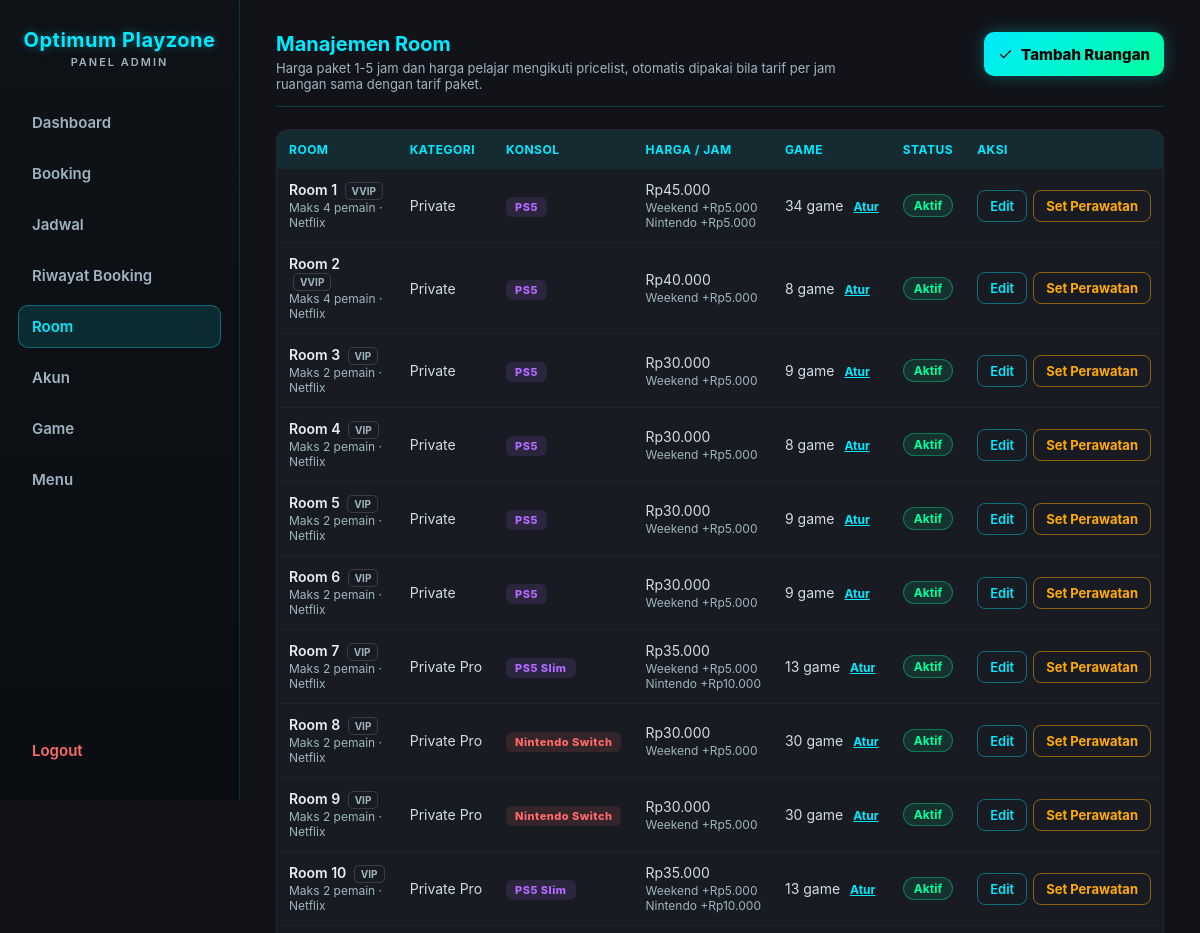
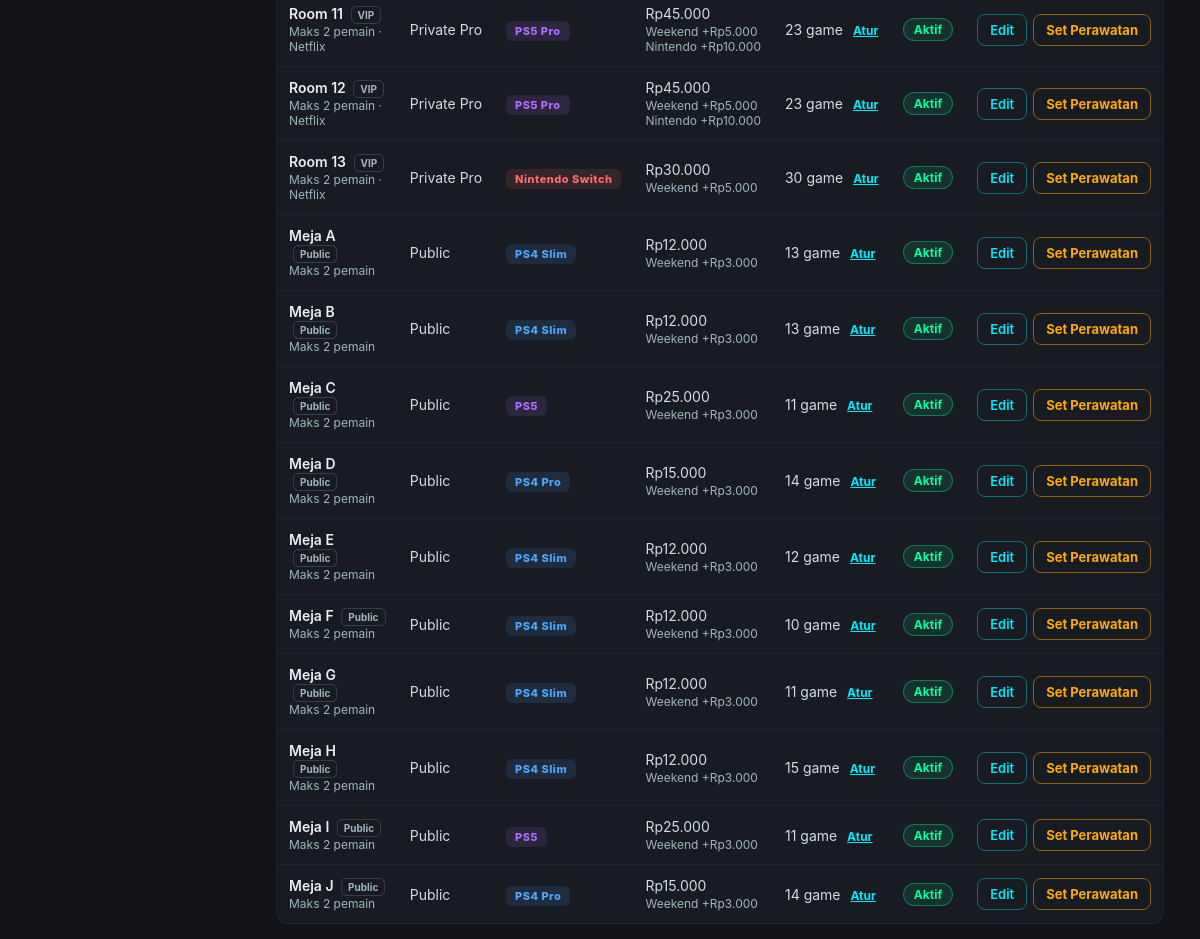
The page /KITSUNE-ADMIN.php?page=room (signed in) on the database its author committed (2 pictures, top to bottom).
### tables this page shows
CREATE TABLE `rooms` (
  `id` int(11) NOT NULL AUTO_INCREMENT,
  `title` varchar(100) NOT NULL,
  `category` enum('private','private_pro','public') NOT NULL DEFAULT 'private',
  `tier` varchar(10) NOT NULL DEFAULT 'VIP',
  `console_type` enum('PS4','PS5','SWITCH') NOT NULL DEFAULT 'PS5',
  `console_model` varchar(30) NOT NULL DEFAULT 'PS5',
  `price` int(11) NOT NULL,
  `weekend_extra` int(11) NOT NULL DEFAULT 0,
  `nintendo_extra` int(11) DEFAULT NULL,
  `max_players` tinyint(4) NOT NULL DEFAULT 2,
  `has_netflix` tinyint(1) NOT NULL DEFAULT 0,
  `image` varchar(255) DEFAULT NULL,
  `description` text DEFAULT NULL,
  `status` enum('available','unavailable') NOT NULL DEFAULT 'available',
  `created_at` timestamp NOT NULL DEFAULT current_timestamp(),
  PRIMARY KEY (`id`)
);

### booking_lib.php (called while the page is built, shortened)
<?php
function pricingJson() {
  return json_encode(['packages' => PRICE_PACKAGES, 'student' => STUDENT_PRICES]);
}

### db.php (called while the page is built, shortened)
<?php
function passwordSig($hash) {
  return substr(hash('sha256', (string) $hash), 0, 16);
}
function isAdminSession($conn) {
  $id = intval($_SESSION['admin_id']);
  $stmt = $conn->prepare("SELECT password FROM users WHERE id = ? AND role = 'admin'");
  $stmt->bind_param("i", $id);
  $stmt->execute();
  $row = $stmt->get_result()->fetch_assoc();
  $ok = $row && (empty($_SESSION['admin_pw_sig']) || hash_equals($_SESSION['admin_pw_sig'], passwordSig($row['password'])));
  return $ok;
}

### KITSUNE-ADMIN.php (the view, shortened to what this page needs)
<?php
require __DIR__ . '/db.php';
require_once __DIR__ . '/booking_lib.php';
require __DIR__ . '/icons.php';
function jsArg($v) {
  return htmlspecialchars(json_encode($v, JSON_HEX_TAG | JSON_HEX_APOS | JSON_HEX_QUOT | JSON_HEX_AMP | JSON_INVALID_UTF8_SUBSTITUTE), ENT_QUOTES);
}
$isAdmin = isAdminSession($conn);
$navItems = ['dashboard' => 'Dashboard', 'booking' => 'Booking', 'jadwal' => 'Jadwal', 'riwayat' => 'Riwayat Booking',
             'room' => 'Room', 'akun' => 'Akun', 'game' => 'Game', 'menu' => 'Menu'];
$page    = $_GET['page'] ?? 'dashboard';
?>
<!DOCTYPE html>
<html>
<head>
  <link rel="stylesheet" href="admin.css?v=<?= filemtime(__DIR__ . '/admin.css') ?>">
</head>
<body data-open-sec="<?= BOOKING_OPEN_SEC ?>" data-close-sec="<?= BOOKING_CLOSE_SEC ?>" data-pricing="<?= htmlspecialchars(pricingJson()) ?>">
<?php if (!$isAdmin): ?>
  <div class="login-box">
    <h2>Optimum Playzone<span class="brand-sub">Login Admin</span></h2>
    <?php if (isset($error)): ?>
      <p class="error"><?= htmlspecialchars($error) ?></p>
    <?php endif; ?>
    <form method="post">
      <input name="username" placeholder="Username" required>
      <input type="password" name="password" placeholder="Password" required>
      <button name="login">Login</button>
    </form>
  </div>
<?php else: ?>
<nav class="sidebar">
  <h2>Optimum Playzone<span class="brand-sub">Panel Admin</span></h2>
  <?php foreach ($navItems as $key => $label): ?>
    <a href="?page=<?= $key ?>" data-nav="<?= $key ?>"<?= $page === $key ? ' class="active"' : '' ?>><?= $label ?>
    </a>
  <?php endforeach; ?>
  <form method="post" class="logout-form">
    <button type="submit" name="logout" value="1">Logout</button>
  </form>
</nav>
<main>
<?php if ($page === 'dashboard'): ?>
  <?php
    releaseNoShows($conn);
    $now        = time();
    $todayStart = strtotime('today', $now);
    $monthStart = strtotime(date('Y-m-01', $now));
    $monthEnd   = strtotime('+1 month', $monthStart);
    $bulanNama  = ['Januari','Februari','Maret','April','Mei','Juni','Juli','Agustus','September','Oktober','November','Desember'];
    $bulanIni   = $bulanNama[intval(date('n', $now)) - 1] . ' ' . date('Y', $now);
    $revenueSince = function ($from) use ($conn) {
      $stmt = $conn->prepare("SELECT COALESCE(SUM(p.amount), 0) AS s FROM booking_payments p JOIN bookings b ON b.id = p.booking_id WHERE b.payment_status <> 'cancelled' AND p.paid_at >= ?");
      $stmt->bind_param("i", $from);
      $stmt->execute();
      $s = intval($stmt->get_result()->fetch_assoc()['s']);
      $stmt->close();
      return $s;
    };
    $revToday = $revenueSince($todayStart);
    $revMonth = $revenueSince($monthStart);
    $tomorrow = $todayStart + 86400;
    $stmt = $conn->prepare("SELECT COUNT(*) AS n FROM bookings WHERE payment_status <> 'cancelled' AND start_time >= ? AND start_time < ?");
    $stmt->bind_param("ii", $todayStart, $tomorrow);
    $stmt->execute();
    $bookToday = intval($stmt->get_result()->fetch_assoc()['n']);
    $stmt->close();
    $monthStartSql = date('Y-m-d 00:00:00', $monthStart);
    $stmt = $conn->prepare("SELECT COALESCE(SUM(quantity * unit_price), 0) AS s FROM menu_orders WHERE status = 'selesai' AND created_at >= ?");
    $stmt->bind_param("s", $monthStartSql);
    $stmt->execute();
    $menuMonth = intval($stmt->get_result()->fetch_assoc()['s']);
    $stmt->close();
    $days = [];
    for ($i = 13; $i >= 0; $i--) {
      $d = strtotime("-$i day", $todayStart);
      $days[date('Y-m-d', $d)] = ['ts' => $d, 'sum' => 0, 'count' => 0];
    }
    $chartFrom = reset($days)['ts'];
    $stmt = $conn->prepare("
      SELECT DATE(FROM_UNIXTIME(p.paid_at)) AS d, SUM(p.amount) AS s, COUNT(*) AS n
      FROM booking_payments p JOIN bookings b ON b.id = p.booking_id
      WHERE b.payment_status <> 'cancelled' AND p.paid_at >= ?
      GROUP BY d
    ");
    $stmt->bind_param("i", $chartFrom);
    $stmt->execute();
    $res = $stmt->get_result();
    while ($row = $res->fetch_assoc()) {
      if (isset($days[$row['d']])) {
        $days[$row['d']]['sum'] = intval($row['s']);
        $days[$row['d']]['count'] = intval($row['n']);
      }
    }
    $stmt->close();
    $maxDay = max(1, max(array_column($days, 'sum')));
    $stmt = $conn->prepare("SELECT payment_status, source, COUNT(*) AS n FROM bookings WHERE start_time >= ? AND start_time < ? GROUP BY payment_status, source");
    $stmt->bind_param("ii", $monthStart, $monthEnd);
    $stmt->execute();
    $byStatus = ['paid' => 0, 'unpaid' => 0, 'cancelled' => 0];
    $bySource = ['online' => 0, 'walkin' => 0];
    $res = $stmt->get_result();
    while ($row = $res->fetch_assoc()) {
      $byStatus[$row['payment_status']] = ($byStatus[$row['payment_status']] ?? 0) + intval($row['n']);
      if ($row['payment_status'] !== 'cancelled') $bySource[$row['source']] += intval($row['n']);
    }
    $stmt->close();
    $totalMonth = max(1, array_sum($byStatus));
    $totalSource = max(1, array_sum($bySource));
    $stmt = $conn->prepare("
      SELECT r.title, r.console_type, r.console_model, COUNT(b.id) AS n, COALESCE(SUM(b.amount_paid), 0) AS s
      FROM bookings b JOIN rooms r ON r.id = b.room_id
      WHERE b.payment_status <> 'cancelled' AND b.start_time >= ? AND b.start_time < ?
      GROUP BY r.id ORDER BY n DESC, s DESC LIMIT 5
    ");
    $stmt->bind_param("ii", $monthStart, $monthEnd);
    $stmt->execute();
    $topRooms = $stmt->get_result()->fetch_all(MYSQLI_ASSOC);
    $stmt->close();
    $maxRoom = max(1, max(array_column($topRooms, 'n') ?: [0]));
    $rp = fn($n) => 'Rp' . number_format($n, 0, ',', '.');
    $hariPendek = ['Min','Sen','Sel','Rab','Kam','Jum','Sab'];
  ?>
  <div class="page-head">
    <div>
      <h2>Dashboard</h2>
      <p class="page-sub">Ringkasan pendapatan dan booking. Pendapatan dihitung dari pembayaran yang sudah diterima kasir.</p>
    </div>
    <span class="clock-chip"><?= icon('clock') ?> <?= date('d', $now) ?> <?= $bulanNama[intval(date('n', $now)) - 1] ?></span>
  </div>
  <div class="stat-row">
    <div class="stat-card stat-kosong"><span class="stat-num"><?= $rp($revToday) ?></span><span class="stat-label">Pendapatan hari ini</span></div>
    <div class="stat-card stat-tunggu"><span class="stat-num"><?= $rp($revMonth) ?></span><span class="stat-label">Pendapatan <?= $bulanIni ?></span></div>
    <div class="stat-card stat-service"><span class="stat-num"><?= $bookToday ?></span><span class="stat-label">Booking jadwal hari ini</span></div>
    <div class="stat-card stat-dipakai"><span class="stat-num"><?= $rp($menuMonth) ?></span><span class="stat-label">Penjualan menu <?= $bulanIni ?></span></div>
  </div>
  <div class="dash-grid">
    <section class="panel-card dash-chart-card">
      <h3 class="panel-title"><?= icon('clipboard') ?> Pendapatan 14 hari terakhir</h3>
      <div class="bar-chart" role="img" aria-label="Grafik batang pendapatan harian 14 hari terakhir">
        <?php foreach ($days as $date => $d): ?>
          <?php
            $h = $d['sum'] > 0 ? max(3, round($d['sum'] / $maxDay * 100)) : 0;
            $label = $hariPendek[intval(date('w', $d['ts']))] . ' ' . date('j', $d['ts']);
            $tip = date('d', $d['ts']) . ' ' . $bulanNama[intval(date('n', $d['ts'])) - 1] . ' · ' . $rp($d['sum']) . ' · ' . $d['count'] . ' pembayaran';
          ?>
          <div class="bar-col<?= $date === date('Y-m-d', $now) ? ' is-today' : '' ?>" data-tip="<?= htmlspecialchars($tip) ?>" tabindex="0">
            <div class="bar-track"><div class="bar" style="height:<?= $h ?>%"></div></div>
            <span class="bar-label"><?= $label ?></span>
          </div>
        <?php endforeach; ?>
      </div>
      <p class="chart-scale">Tertinggi: <?= $rp($maxDay > 1 ? $maxDay : 0) ?> per hari</p>
      <details class="chart-table">
        <summary>Lihat tabel data</summary>
        <div class="table-wrap">
          <table class="users-table">
            <tr><th>Tanggal</th><th>Pembayaran</th><th>Pendapatan</th></tr>
            <?php foreach (array_reverse($days, true) as $d): ?>
              <tr><td><?= date('d', $d['ts']) . ' ' . $bulanNama[intval(date('n', $d['ts'])) - 1] ?></td><td><?= $d['count'] ?></td><td><?= $rp($d['sum']) ?></td></tr>
            <?php endforeach; ?>
          </table>
        </div>
      </details>
    </section>
    <section class="panel-card">
      <h3 class="panel-title"><?= icon('check') ?> Booking <?= $bulanIni ?></h3>
      <?php
        $statusRows = [
          ['Lunas', $byStatus['paid'], 'st-paid'],
          ['Belum bayar', $byStatus['unpaid'], 'st-unpaid'],
          ['Dibatalkan', $byStatus['cancelled'], 'st-cancel'],
        ];
      ?>
      <ul class="hbar-list">
        <?php foreach ($statusRows as [$lbl, $n, $cls]): ?>
          <li class="<?= $cls ?>">
            <div class="hbar-head"><span><?= $lbl ?></span><strong><?= $n ?></strong></div>
            <div class="hbar-track"><div class="hbar" style="width:<?= round($n / $totalMonth * 100) ?>%"></div></div>
          </li>
        <?php endforeach; ?>
      </ul>
      <h4 class="dash-sub">Sumber booking (tidak termasuk batal)</h4>
      <div class="split-bar" role="img" aria-label="Online <?= $bySource['online'] ?>, Offline <?= $bySource['walkin'] ?>">
        <div class="split-online" style="width:<?= round($bySource['online'] / $totalSource * 100) ?>%"></div>
        <div class="split-offline" style="width:<?= round($bySource['walkin'] / $totalSource * 100) ?>%"></div>
      </div>
      <div class="split-legend">
        <span><i class="dot dot-online"></i> Online <strong><?= $bySource['online'] ?></strong></span>
        <span><i class="dot dot-offline"></i> Offline <strong><?= $bySource['walkin'] ?></strong></span>
      </div>
    </section>
    <section class="panel-card">
      <h3 class="panel-title"><?= icon('gamepad') ?> Ruangan terlaris <?= $bulanIni ?></h3>
      <?php if (!$topRooms): ?>
        <p class="queue-empty">Belum ada booking bulan ini.</p>
      <?php else: ?>
        <ol class="rank-list">
          <?php foreach ($topRooms as $i => $r): ?>
            <li>
              <span class="rank-no"><?= $i + 1 ?></span>
              <div class="rank-info">
                <div class="hbar-head">
                  <span><?= htmlspecialchars($r['title']) ?> <span class="console-chip c-<?= strtolower(htmlspecialchars($r['console_type'])) ?>"><?= htmlspecialchars($r['console_model']) ?></span></span>
                  <strong><?= intval($r['n']) ?> booking</strong>
                </div>
                <div class="hbar-track"><div class="hbar" style="width:<?= round(intval($r['n']) / $maxRoom * 100) ?>%"></div></div>
                <span class="cell-sub">Diterima <?= $rp(intval($r['s'])) ?></span>
              </div>
            </li>
          <?php endforeach; ?>
        </ol>
      <?php endif; ?>
    </section>
  </div>
  <div id="chartTip" class="chart-tip" hidden></div>
<?php elseif ($page === 'room'): ?>
  <?php
    $rooms = mysqli_query($conn, "
      SELECT r.*,
        (SELECT COUNT(*) FROM bookings b
          WHERE b.room_id = r.id AND b.payment_status <> 'cancelled' AND b.end_time > UNIX_TIMESTAMP()) AS upcoming,
        (SELECT GROUP_CONCAT(rg.game_id) FROM room_games rg WHERE rg.room_id = r.id) AS game_ids
      FROM rooms r ORDER BY r.id
    ");
    $catLabel = ['private' => 'Private', 'private_pro' => 'Private Pro', 'public' => 'Public'];
    $rupiah = fn($n) => 'Rp' . number_format($n, 0, ',', '.');
  ?>
  <div class="page-head">
    <div>
      <h2>Manajemen Room</h2>
      <p class="page-sub">Harga paket 1-5 jam dan harga pelajar mengikuti pricelist, otomatis dipakai bila tarif per jam ruangan sama dengan tarif paket.</p>
    </div>
    <button type="button" class="btn-primary" onclick="openEditRoom(null)"><?= icon('check') ?> Tambah Ruangan</button>
  </div>
  <div class="table-wrap">
    <table class="users-table">
      <tr><th>Room</th><th>Kategori</th><th>Konsol</th><th>Harga / jam</th><th>Game</th><th>Status</th><th class="col-actions">Aksi</th></tr>
      <?php while($r = mysqli_fetch_assoc($rooms)): ?>
      <?php $active = $r['status'] === 'available'; ?>
      <tr>
        <td class="cell-main wrap-cell"><?= htmlspecialchars($r['title']) ?> <span class="tier-tag"><?= htmlspecialchars($r['tier']) ?></span>
          <span class="cell-sub">Maks <?= intval($r['max_players']) ?> pemain<?= $r['has_netflix'] ? ' · Netflix' : '' ?></span>
        </td>
        <td><?= $catLabel[$r['category']] ?? htmlspecialchars($r['category']) ?></td>
        <td><span class="console-chip c-<?= strtolower(htmlspecialchars($r['console_type'])) ?>"><?= htmlspecialchars($r['console_model']) ?></span></td>
        <td><?= $rupiah($r['price']) ?>
          <span class="cell-sub">Weekend +<?= $rupiah($r['weekend_extra']) ?><?= $r['nintendo_extra'] !== null ? '<br>Nintendo +' . $rupiah($r['nintendo_extra']) : '' ?></span>
        </td>
        <?php $roomGameIds = $r['game_ids'] ? array_map('intval', explode(',', $r['game_ids'])) : []; ?>
        <td class="col-games">
          <?= $roomGameIds ? count($roomGameIds) . ' game' : '<span class="muted-dash">Semua ' . htmlspecialchars($r['console_type'] === 'SWITCH' ? 'Switch' : $r['console_type']) . '</span>' ?>
          <button class="link-btn col-actions" onclick="openRoomGames(<?= jsArg(['id' => intval($r['id']), 'title' => $r['title'], 'console_type' => $r['console_type'], 'game_ids' => $roomGameIds]) ?>)">Atur</button>
        </td>
        <td><span class="pay-badge <?= $active ? 'pay-paid' : 'pay-unpaid' ?>"><?= $active ? 'Aktif' : 'Perawatan' ?></span></td>
        <td class="col-actions">
          <div class="row-actions">
            <button class="btn-ghost-sm" onclick="openEditRoom(<?= jsArg([
              'id' => intval($r['id']), 'title' => $r['title'], 'category' => $r['category'], 'tier' => $r['tier'],
              'console_type' => $r['console_type'], 'console_model' => $r['console_model'], 'price' => intval($r['price']),
              'weekend_extra' => intval($r['weekend_extra']), 'nintendo_extra' => $r['nintendo_extra'] !== null ? intval($r['nintendo_extra']) : '',
              'max_players' => intval($r['max_players']), 'has_netflix' => (bool) $r['has_netflix'], 'description' => $r['description'],
            ]) ?>)">Edit</button>
            <button class="<?= $active ? 'btn-warn-sm' : 'btn-ghost-sm' ?>" onclick="toggleRoom(<?= intval($r['id']) ?>, <?= jsArg($r['title']) ?>, <?= $active ? 'true' : 'false' ?>, <?= intval($r['upcoming']) ?>)"><?= $active ? 'Set Perawatan' : 'Aktifkan' ?></button>
          </div>
        </td>
      </tr>
      <?php endwhile; ?>
    </table>
  </div>
<?php endif; ?>
</main>
<?php endif; ?>
</body>
</html>

### rows shown on the page
rooms: title "Room 1", tier "VVIP", max_players "4", has_netflix "· Netflix", category "Private", console_model "PS5", price "Rp45.000", weekend_extra "Rp5.000", nintendo_extra "Rp5.000", count($roomGameIds) "34", status "Aktif"
rooms: title "Room 2", tier "VVIP", max_players "4", has_netflix "· Netflix", category "Private", console_model "PS5", price "Rp40.000", weekend_extra "Rp5.000", count($roomGameIds) "8", status "Aktif"
rooms: title "Room 3", tier "VIP", max_players "2", has_netflix "· Netflix", category "Private", console_model "PS5", price "Rp30.000", weekend_extra "Rp5.000", count($roomGameIds) "9", status "Aktif"
rooms: title "Room 4", tier "VIP", max_players "2", has_netflix "· Netflix", category "Private", console_model "PS5", price "Rp30.000", weekend_extra "Rp5.000", count($roomGameIds) "8", status "Aktif"
rooms: title "Room 5", tier "VIP", max_players "2", has_netflix "· Netflix", category "Private", console_model "PS5", price "Rp30.000", weekend_extra "Rp5.000", count($roomGameIds) "9", status "Aktif"
rooms: title "Room 6", tier "VIP", max_players "2", has_netflix "· Netflix", category "Private", console_model "PS5", price "Rp30.000", weekend_extra "Rp5.000", count($roomGameIds) "9", status "Aktif"
rooms: title "Room 7", tier "VIP", max_players "2", has_netflix "· Netflix", category "Private Pro", console_model "PS5 Slim", price "Rp35.000", weekend_extra "Rp5.000", nintendo_extra "Rp10.000", count($roomGameIds) "13", status "Aktif"
rooms: title "Room 8", tier "VIP", max_players "2", has_netflix "· Netflix", category "Private Pro", console_model "Nintendo Switch", price "Rp30.000", weekend_extra "Rp5.000", count($roomGameIds) "30", status "Aktif"
rooms: title "Room 9", tier "VIP", max_players "2", has_netflix "· Netflix", category "Private Pro", console_model "Nintendo Switch", price "Rp30.000", weekend_extra "Rp5.000", count($roomGameIds) "30", status "Aktif"
rooms: title "Room 10", tier "VIP", max_players "2", has_netflix "· Netflix", category "Private Pro", console_model "PS5 Slim", price "Rp35.000", weekend_extra "Rp5.000", nintendo_extra "Rp10.000", count($roomGameIds) "13", status "Aktif"
rooms: title "Room 11", tier "VIP", max_players "2", has_netflix "· Netflix", category "Private Pro", console_model "PS5 Pro", price "Rp45.000", weekend_extra "Rp5.000", nintendo_extra "Rp10.000", count($roomGameIds) "23", status "Aktif"
rooms: title "Room 12", tier "VIP", max_players "2", has_netflix "· Netflix", category "Private Pro", console_model "PS5 Pro", price "Rp45.000", weekend_extra "Rp5.000", nintendo_extra "Rp10.000", count($roomGameIds) "23", status "Aktif"
rooms: title "Room 13", tier "VIP", max_players "2", has_netflix "· Netflix", category "Private Pro", console_model "Nintendo Switch", price "Rp30.000", weekend_extra "Rp5.000", count($roomGameIds) "30", status "Aktif"
rooms: title "Meja A", tier "Public", max_players "2", category "Public", console_model "PS4 Slim", price "Rp12.000", weekend_extra "Rp3.000", count($roomGameIds) "13", status "Aktif"
rooms: title "Meja B", tier "Public", max_players "2", category "Public", console_model "PS4 Slim", price "Rp12.000", weekend_extra "Rp3.000", count($roomGameIds) "13", status "Aktif"
rooms: title "Meja C", tier "Public", max_players "2", category "Public", console_model "PS5", price "Rp25.000", weekend_extra "Rp3.000", count($roomGameIds) "11", status "Aktif"
rooms: title "Meja D", tier "Public", max_players "2", category "Public", console_model "PS4 Pro", price "Rp15.000", weekend_extra "Rp3.000", count($roomGameIds) "14", status "Aktif"
rooms: title "Meja E", tier "Public", max_players "2", category "Public", console_model "PS4 Slim", price "Rp12.000", weekend_extra "Rp3.000", count($roomGameIds) "12", status "Aktif"
rooms: title "Meja F", tier "Public", max_players "2", category "Public", console_model "PS4 Slim", price "Rp12.000", weekend_extra "Rp3.000", count($roomGameIds) "10", status "Aktif"
rooms: title "Meja G", tier "Public", max_players "2", category "Public", console_model "PS4 Slim", price "Rp12.000", weekend_extra "Rp3.000", count($roomGameIds) "11", status "Aktif"
rooms: title "Meja H", tier "Public", max_players "2", category "Public", console_model "PS4 Slim", price "Rp12.000", weekend_extra "Rp3.000", count($roomGameIds) "15", status "Aktif"
rooms: title "Meja I", tier "Public", max_players "2", category "Public", console_model "PS5", price "Rp25.000", weekend_extra "Rp3.000", count($roomGameIds) "11", status "Aktif"
rooms: title "Meja J", tier "Public", max_players "2", category "Public", console_model "PS4 Pro", price "Rp15.000", weekend_extra "Rp3.000", count($roomGameIds) "14", status "Aktif"

### other values the page prints
$label "Dashboard"
$label "Booking"
$label "Jadwal"
$label "Riwayat Booking"
$label "Room"
$label "Akun"
$label "Game"
$label "Menu"
